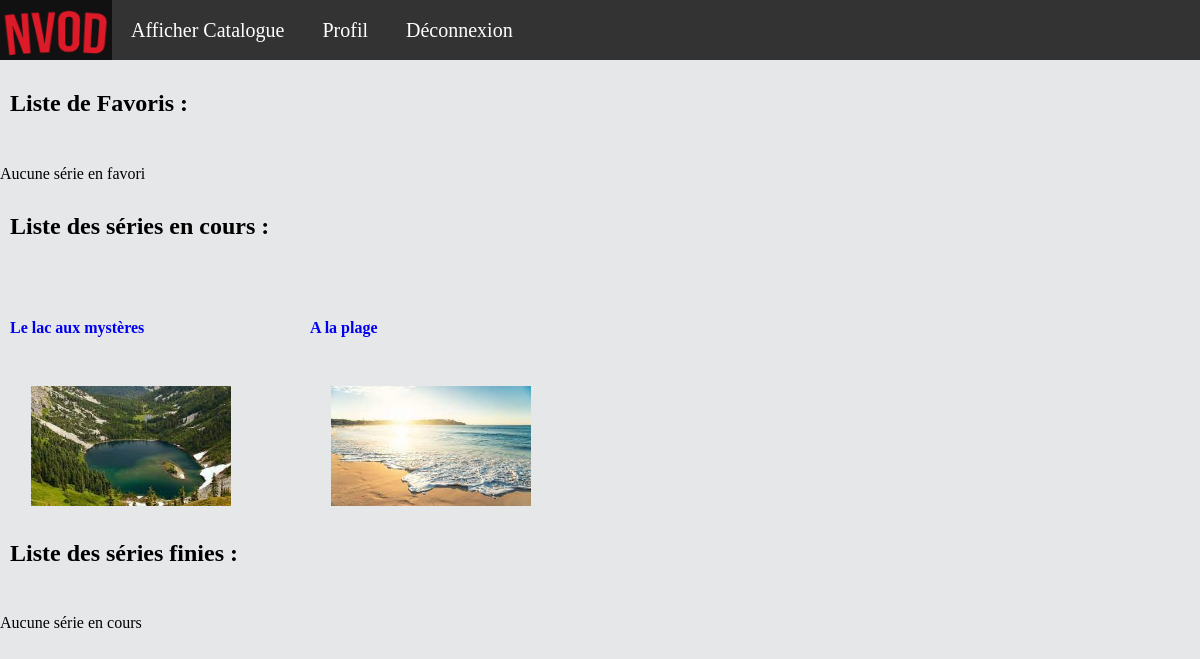
Screenshot of / (signed in) with the database file from the repository.
### tables this page shows
CREATE TABLE `serie` (
  `id` int(11) NOT NULL,
  `titre` varchar(128) NOT NULL,
  `descriptif` text NOT NULL,
  `img` varchar(256) NOT NULL,
  `genre` varchar(256) NOT NULL,
  `publicVise` varchar(256) NOT NULL,
  `annee` int(11) NOT NULL,
  `date_ajout` date NOT NULL
);

### index.php (called while the page is built, shortened)
<?php
$html = new Dispatcher();
$html->run();

### src/classes/action/Action.php (called while the page is built, shortened)
<?php
abstract class Action {
    public function __construct(){
        $this->http_method = $_SERVER['REQUEST_METHOD'];
    }
}

### src/classes/user/User.php (called while the page is built, shortened)
<?php
class User
{
    protected string $email, $passwrd, $token;
    function getSQL(string $table): ?array
    {
        $bdd = ConnectionFactory::makeConnection();
        $c1 = $bdd->prepare("select idSerie from $table where email = :email");
        $c1->bindParam(":email", $this->email);
        $c1->execute();
        $array = null;
        return $array;
    }
    public function __get(string $at): mixed
    {
        if (property_exists($this, $at)) {
            return $this->$at;
        } else {
            throw new \Exception("$at: invalid property");
        }
    }
}

### src/classes/video/Serie.php (called while the page is built, shortened)
<?php
class Serie
{
    public function __construct(string $titre, string $img, string $genre, string $publiqueVise, string $descriptif, string $sortie, string $dateAjout,int $id, array $listEpisode = [])
    {
        $this->img = $img;
        $this->titre = $titre;
        $this->id = $id;
    }
    public static function creerSerie(int $id): Serie
    {
        $bdd = ConnectionFactory::makeConnection();
        $req1 = $bdd->prepare("Select * from serie where id=:id");
        $req1->bindParam(":id", $id);
        $req1->execute();
        $d = $req1->fetch();
        $serie = new Serie($d['titre'],$d['img'], $d['genre'], $d['publicVise'], $d['descriptif'], $d['annee'],$d['date_ajout'], $d['id']);
        $req2 = $bdd->prepare("Select episode.id from serie inner join episode on serie.id = episode.serie_id where serie.id=:id");
        $req2->bindParam(":id", $id);
        $req2->execute();
        while ($d = $req2->fetch()) {
            $ep = Episode::chercherEpisode($d['id']);
            $serie->ajouterEpisode($ep);
        }
        return $serie;
    }
    public function __get(string $at): mixed
    {
        if (property_exists($this, $at)) {
            return $this->$at;
        } else {
            throw new \Exception("$at: invalid property");
        }
    }
}

### src/classes/video/Episode.php (called while the page is built, shortened)
<?php
class Episode
{
    public static function chercherEpisode(int $id):Episode{
        $bdd = ConnectionFactory::makeConnection();
        $requete = $bdd->prepare("Select * from episode where id=:id");
        $requete->bindParam(":id",$id);
        $requete->execute();
        $d = $requete->fetch();
        return new Episode($d['titre'],"video/".$d['file'],$d['image'],$d['resume'],$d['numero'],$d['duree'],$d['serie_id']);
    }
    public static function chercherEpisodeNumero(int $numero,int $idSerie):int {
        $bdd = ConnectionFactory::makeConnection();
        $requete = $bdd->prepare("Select id from episode where numero=? and serie_id=?");
        $requete->bindParam(1,$numero);
        $requete->bindParam(2,$idSerie);
        $requete->execute();
        $d = $requete->fetch();
        return $d['id'];
    }
}

### src/classes/render/CatalogueRender.php (the view, shortened to what this page needs)
<?php
class CatalogueRender extends Render
{
    protected Serie $serie;
    public function __construct(Serie $serie)
    {
        $this->serie = $serie;
    }
    public function render(int $selector = 1): string
    {
        $bdd = ConnectionFactory::makeConnection();
        $res = "";
        if($selector===2){
            $query = "select max(idEpisode) as epCourant from encours where idSerie=:numeroSerie";
            $c = $bdd->prepare($query);
            $id = $this->serie->id;
            $c->bindParam(":numeroSerie", $id);
            $c->execute();
            $numEp = $c->fetch()['epCourant'];
            $IdEp = Episode::chercherEpisodeNumero($numEp,$id);
            $res = "<div class='liste'><a href='?action=display-serie&id=" . $id . "'>";
            $res .= "<h4>" . $this->serie->titre . "</h4>";
            $res .= "<a href='?action=display-episode&id=" . $IdEp . "' id='lien'><div class=zoom>
                    <div class=image>
                    <img src='Image/" . $this->serie->img . "' width='200' height='120'></a>
                    </div>
                    </div>
                    </div>";
        }
        return $res;
    }
}

### src/classes/action/DisplayPrincipaleAction.php (shortened to what this page needs)
<?php
class DisplayPrincipaleAction extends \iutnc\netvod\action\Action
{
    public function execute(): string
    {
        $res = "<h2>Liste de Favoris : </h2><br>";
        $user = unserialize($_SESSION['user']);
        if ($this->http_method == "GET") {
            $array = $user->getSQL("favori");
            if ($array!=null) {
                $res .= "<div class='listeGeneral'>";
                foreach ($array as $d) {
                    $serieCouranteRenderer = new CatalogueRender($d);
                    $res .= $serieCouranteRenderer->render(3);
                }
                $res .= "</div>";
            }else{
                $res .= "Aucune série en favori";
            }
        }
        $res .= "<h2>Liste des séries en cours : </h2><br>";
        $user = unserialize($_SESSION['user']);
        if ($this->http_method == "GET") {
            $bdd = ConnectionFactory::makeConnection();
            $c1 = $bdd->prepare("select idSerie from encours where email = :email and idEpisode=1;");
            $mail = $user->email;
            $c1->bindParam(":email",$mail);
            $c1->execute();
            $array = null;
            while ($d = $c1->fetch()) {
                $serie = Serie::creerSerie($d['idSerie']);
                if ($serie!=null) {
                    $array[] = $serie;
                }
            }
            if ($array!=null) {
                $res .= "<div class='listeGeneral'>";
                foreach ($array as $d) {
                    $serieCouranteRenderer = new CatalogueRender($d);
                    $res .= $serieCouranteRenderer->render(2);
                }
                $res .= "</div>";
            }else{
                $res .= "Aucune série en cours";
            }
        }
        $res .= "<h2>Liste des séries finies : </h2><br>";
        $user = unserialize($_SESSION['user']);
        if ($this->http_method == "GET") {
            $array = $user->getSQL("estfini");
            if ($array!=null) {
                $res .= "<div class='listeGeneral'>";
                foreach ($array as $d) {
                    $serieCouranteRenderer = new CatalogueRender($d);
                    $res .= $serieCouranteRenderer->render(3);
                }
                $res .= "</div>";
            }else{
                $res .= "Aucune série en cours";
            }
        }
        return $res;
    }
}

### css/style.css (style rules this page uses)
a { height: 20px; outline: none; text-decoration: none; padding: 2px 1px 0; }
h2 { padding: 10px; }
h4 { padding: 10px; margin-bottom: 3px; margin-top: 3px; }
.image { width: 100%; height: 100%; padding-left: 30px; }
.zoom { width: 50%; height: 20%; }
.image img { -webkit-transition: all 1s ease; -moz-transition: all 1s ease; -ms-transition: all 1s ease; -o-transition: all 1s ease; transition: all 1s ease; }
body { background: #E5E7E9; margin: 0px; }
div.listeGeneral { display: grid; grid-template-columns: repeat(4, 3fr); }

### rows the page displays
serie: titre "Le lac aux mystères", img (picture)
serie: titre "A la plage", img (picture)
